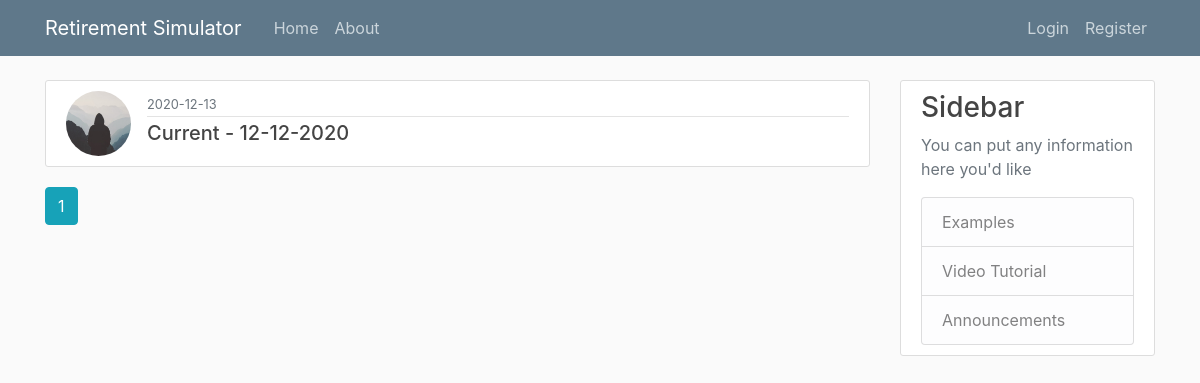
The page /home on the database its author committed.
### Simulation/models.py (models this page shows, shortened)
class Scenario(db.Model):
    id = db.Column(db.Integer, primary_key=True)
    user_id = db.Column(db.Integer, db.ForeignKey('user.id'), nullable=False)
    date_posted = db.Column(db.DateTime, nullable=False, default=datetime.utcnow)
    title = db.Column(db.String(100), nullable=False)
    birthdate = db.Column(db.Date, nullable=False)
    s_birthdate = db.Column(db.Date, nullable=True)
    current_income = db.Column(db.Integer, nullable=False)
    s_current_income = db.Column(db.Integer, nullable=True)
    savings_rate = db.Column(db.Float, nullable=False)
    s_savings_rate = db.Column(db.Float, nullable=False)
    ss_date = db.Column(db.Date, nullable=False)
    s_ss_date = db.Column(db.Date, nullable=True)
    ss_amount = db.Column(db.Integer, nullable=False)
    s_ss_amount = db.Column(db.Integer, nullable=True)
    retirement_age = db.Column(db.Integer, nullable=False)
    s_retirement_age = db.Column(db.Integer, nullable=True)
    ret_income = db.Column(db.Integer, nullable=False)
    s_ret_income = db.Column(db.Integer, nullable=True)
    ret_job_ret_age = db.Column(db.Integer, nullable=False)
    s_ret_job_ret_age = db.Column(db.Integer, nullable=True)
    lifespan_age = db.Column(db.Integer, nullable=False)
    s_lifespan_age = db.Column(db.Integer, nullable=True)
    windfall_amount = db.Column(db.Integer, nullable=False)
    windfall_age = db.Column(db.Integer, nullable=False)
    nestegg = db.Column(db.Integer, nullable=False)
    drawdown = db.Column(db.Integer, nullable=False)
    has_spouse = db.Column(db.Boolean, nullable=False)
    asset_class_id = db.Column(db.Integer, nullable=False)  #  This is the database id of the asset class
    current_age = db.Column(db.Integer, nullable=False)  # Calculated every time we need it
    s_current_age = db.Column(db.Integer, nullable=True)  # Calculated every time we need it
    image_file = db.Column(db.String(20), nullable=False, default='default.jpg')

class User(db.Model, UserMixin):
    id = db.Column(db.Integer, primary_key=True)
    username = db.Column(db.String(20), unique=True, nullable=False)
    email = db.Column(db.String(120), unique=True, nullable=False)
    image_file = db.Column(db.String(20), nullable=False, default='default.jpg')
    password = db.Column(db.String(60), nullable=False)
    posts = db.relationship('Post', backref='author', lazy=True)
    scenarios = db.relationship('Scenario', backref='author', lazy=True)

### Simulation/main/routes.py (the view)
@main.route("/")
@main.route("/home")
def home():
    page = request.args.get('page', 1, type=int)
    scenarios = Scenario.query.order_by(Scenario.date_posted.desc()).paginate(page=page, per_page=10)
    return render_template('home.html', scenarios=scenarios)

### Simulation/templates/home.html (shortened to what this page needs)
{% extends "layout.html" %}
{% block content %}
    {% for scenario in scenarios.items %}
        <article class="media content-section">
          <img class="rounded-circle article-img" src="{{ url_for('static', filename='profile_pics/' + scenario.author.image_file) }}">
          <div class="media-body">
            <div class="article-metadata">
              <small class="text-muted">{{ scenario.date_posted.strftime('%Y-%m-%d') }}</small>
            </div>
            <h5><a class="article-title" href="{{ url_for('scenarios.scenario', scenario_id=scenario.id) }}">{{ scenario.title }}</a></h5>
          </div>
        </article>
    {% endfor %}
    {% for page_num in scenarios.iter_pages(left_edge=1, right_edge=1, left_current=1, right_current=2) %}
        {% if page_num %}
            {% if scenarios.page == page_num %}
                <a class="btn btn-info mb-4" href="{{ url_for('main.home', page=page_num) }}">{{page_num}}</a>
            {% else %}
                <a class="btn btn-outline-info mb-4" href="{{ url_for('main.home', page=page_num) }}">{{page_num}}</a>
            {% endif %}
        {% endif %}
    {% endfor %}
{% endblock content %}

### Simulation/static/main.css (style rules this page uses)
body { background: #fafafa; color: #333333; margin-top: 5rem; }
h1, h2, h3, h4, h5, h6 { color: #444444; }
.content-section { background: #ffffff; padding: 10px 20px; border: 1px solid #dddddd; border-radius: 3px; margin-bottom: 20px; }
.article-title { color: #444444; }
.article-img { height: 65px; width: 65px; margin-right: 16px; }
.article-metadata { padding-bottom: 1px; margin-bottom: 4px; border-bottom: 1px solid #e3e3e3 }

### rows shown on the page
Scenario: image_file (placeholder picture), date_posted "2020-12-13", title "Current - 12-12-2020"

### other values the page prints
{{ page_num }} "1"
